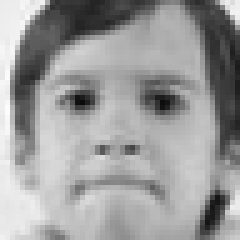
#> input picture data/FER2013/anger/PrivateTest_33088.png, 48 x 48 px (shown 5 times larger)
$ python -i 3_execucao_svm_pbl.py   (imports and definitions only)
#> lines starting #> are read from the running program, lines starting #| are printed output that depends on the picture
# ============================================================================
# PASSO 3: EXTRAÇÃO DE FEATURES LBP + SVM - ESTRATÉGIA DUPLA (CORRIGIDO)
# Combina análise separada (cross-dataset) + combinada (unified)
# ============================================================================

import os
import cv2
import numpy as np
import pandas as pd
import matplotlib.pyplot as plt
import seaborn as sns
from pathlib import Path
from collections import Counter
import pickle
import time
import psutil
from tqdm import tqdm
from sklearn.svm import SVC
from sklearn.model_selection import GridSearchCV, StratifiedKFold, LeaveOneGroupOut
from sklearn.preprocessing import StandardScaler, LabelEncoder
from sklearn.metrics import (classification_report, confusion_matrix,
                            accuracy_score, f1_score, precision_recall_fscore_support)
from skimage.feature import local_binary_pattern
from skimage import exposure
import warnings
# [1 line not run here, left out]

# ================== CONFIGURAÇÕES ATUALIZADAS ==================

# Configurações específicas para LBP + SVM
LBP_SVM_CONFIG = {
    'lbp_params': {
        'radius': [1, 2, 3],
        'n_points': [8, 16, 24],
        'method': 'uniform',
        'normalize_histogram': True
    },
    'svm_params': {
        'kernel': ['rbf', 'linear', 'poly'],
        'C': [0.1, 1, 10, 100],
        'gamma': ['scale', 'auto', 0.001, 0.01, 0.1],
        'probability': True
    },
    'cross_validation': {
        'strategy': 'loso',
        'n_folds': 5,
        'test_size': 0.2
    },
    'performance_tracking': {
        'track_memory': True,
        'track_time': True,
        'save_intermediate': True
    }
}

# Classes esperadas
EXPECTED_CLASSES = ['anger', 'disgust', 'fear', 'happy', 'neutral', 'sadness', 'surprise']
IMAGE_SIZE = (96, 96)
RANDOM_SEEDS = [42, 50]

# ================== CAMINHOS ATUALIZADOS ==================
DATASET_PATHS = {
    # Datasets originais (para análise separada)
    'jaffe_original': r'.\data\jaffe',
    'ck_original': r'.\data\ck',

    # Dataset combinado (JAFFE balanceado + CK+ original)
    'combined_balanced': r'.\data\combined_cross_balanced'
}

# [3 lines not run here, left out]

# ================== EXTRATOR DE FEATURES LBP AVANÇADO ==================

class DualStrategyLBPExtractor:
    """
    Extrator de features LBP otimizado para estratégia dupla:
    1. Análise separada (cross-dataset drift)
    2. Análise combinada (unified performance)
    """

    def __init__(self, config=LBP_SVM_CONFIG, random_seed=42):
        self.config = config
        self.random_seed = random_seed
        np.random.seed(random_seed)

        # Parâmetros LBP otimizados
        self.lbp_radius = 2
        self.lbp_n_points = 16
        self.lbp_method = config['lbp_params']['method']

        # Cache para otimização
        self._lbp_cache = {}

        # Estatísticas detalhadas
        self.stats = {
            'images_processed': 0,
            'feature_extraction_time': 0,
            'memory_usage': [],
            'datasets_processed': [],
            'feature_dimensions': 0,
            'processing_errors': []
        }

    def extract_lbp_features(self, image, radius=None, n_points=None, method=None):
        """Extrai features LBP de uma imagem com otimizações."""
        if radius is None: radius = self.lbp_radius
        if n_points is None: n_points = self.lbp_n_points
        if method is None: method = self.lbp_method

        # Cache para otimização
        img_hash = hash(image.tobytes())
        cache_key = (img_hash, radius, n_points, method)

        if cache_key in self._lbp_cache:
            return self._lbp_cache[cache_key]

        start_time = time.time()

        try:
            # Garantir formato uint8
            if image.dtype != np.uint8:
                image = (image * 255).astype(np.uint8) if image.max() <= 1 else image.astype(np.uint8)

            # Aplicar LBP
            lbp = local_binary_pattern(image, n_points, radius, method=method)

            # Calcular histograma
            hist, _ = np.histogram(lbp.ravel(), bins=n_points + 2,
                                 range=(0, n_points + 2), density=True)

            # Normalizar se configurado
            if self.config['lbp_params']['normalize_histogram']:
                hist = hist / (np.sum(hist) + 1e-7)

            # Cache do resultado
            self._lbp_cache[cache_key] = hist

            # Atualizar estatísticas
            self.stats['feature_extraction_time'] += time.time() - start_time

            return hist

        except Exception as e:
            self.stats['processing_errors'].append(f"LBP extraction: {e}")
            return np.zeros(n_points + 2)

    def extract_multi_scale_lbp(self, image):
        """Extrai features LBP multi-escala."""
        features_list = []

        # Diferentes escalas de LBP
        lbp_configs = [
            (1, 8),   # Detalhes finos
            (2, 16),  # Escala média
            (3, 24)   # Estruturas maiores
        ]

        for radius, n_points in lbp_configs:
            features = self.extract_lbp_features(image, radius, n_points)
            features_list.append(features)

        # Concatenar todas as features
        combined_features = np.concatenate(features_list)
        return combined_features

    def extract_regional_lbp(self, image, regions=None):
        """Extrai features LBP de regiões específicas da face."""
        if regions is None:
            h, w = image.shape
            regions = {
                'olhos_superior': (0, h//3, 0, w),
                'nariz_centro': (h//3, 2*h//3, w//4, 3*w//4),
                'boca_inferior': (2*h//3, h, 0, w),
                'face_completa': (0, h, 0, w)
            }

        regional_features = []

        for region_name, (y1, y2, x1, x2) in regions.items():
            region = image[y1:y2, x1:x2]

            if region.size == 0:
                continue

            # Redimensionar região para tamanho padrão
            region_resized = cv2.resize(region, (48, 48))

            # Extrair features LBP da região
            region_features = self.extract_lbp_features(region_resized)
            regional_features.append(region_features)

        # Concatenar features de todas as regiões
        if regional_features:
            return np.concatenate(regional_features)
        else:
            return self.extract_lbp_features(image)

    def extract_enhanced_features(self, image):
        """Extrai features LBP aprimoradas combinando múltiplas técnicas."""
        features_components = []

        # 1. LBP multi-escala
        multi_scale = self.extract_multi_scale_lbp(image)
        features_components.append(multi_scale)

        # 2. LBP regional
        regional = self.extract_regional_lbp(image)
        features_components.append(regional)

        # 3. LBP com equalização de histograma
        equalized = exposure.equalize_adapthist(image)
        equalized_uint8 = (equalized * 255).astype(np.uint8)
        equalized_features = self.extract_lbp_features(equalized_uint8)
        features_components.append(equalized_features)

        # Concatenar todas as features
        enhanced_features = np.concatenate(features_components)

        # Atualizar dimensão das features
        self.stats['feature_dimensions'] = len(enhanced_features)

        return enhanced_features

    # [146 lines left out: functions identify_subject_and_origin, process_dataset, get_comprehensive_stats, not called in this run]

# [1 line not run here, left out]

# ================== VALIDADOR CROSS-DATASET AVANÇADO  ==================

class DualStrategyValidator:
    """
    Sistema de validação para estratégia dupla:
    1. Cross-dataset validation (separado)
    2. Cross-origin validation (combinado)
    3. LOSO validation (ambos)
    """

    # [442 lines left out: functions __init__, prepare_loso_splits, optimize_svm_parameters, evaluate_model_performance, run_loso_validation, run_cross_dataset_validation and 4 more, not called in this run]

    def get_comprehensive_results(self):
        """Retorna todos os resultados consolidados."""
        return self.results

# [1 line not run here, left out]

# ================== PIPELINE PRINCIPAL (CORRIGIDO) ==================

# [471 lines left out: functions executar_pipeline_dual_strategy, compare_dual_strategies, consolidate_dual_strategy_stats, generate_dual_strategy_report, executar_passo3_dual_completo, main, not called in this run]

# ================== EXECUÇÃO ==================

# [22 lines not run here, left out]

>>> import cv2
>>> picture = cv2.imread('../data/FER2013/anger/PrivateTest_33088.png', cv2.IMREAD_GRAYSCALE)
#> picture is the input picture: shape (48, 48); min 11, max 252, mean 155.7
>>> result = DualStrategyLBPExtractor().extract_enhanced_features(picture)
#> in __init__, `self.config = config`: self.config = 4 items
#> in __init__, `self.lbp_method = config['lbp_params']['method']`: self.lbp_method = 'uniform'
#> the loop in extract_multi_scale_lbp, `for radius, n_points in lbp_configs:` made 3 passes
#> cache_key in extract_lbp_features on passes 1 to 3: (8501590753393878280, 1, 8, 'uniform'), (8501590753393878280, 2, 16, 'uniform'), (8501590753393878280, 3, 24, 'uniform')
#> pass 1, in extract_lbp_features, `lbp = local_binary_pattern(image, n_points, radius, method=method)`:
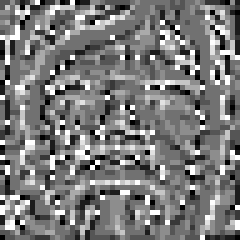
#> lbp: shape (48, 48) float64 (shown 5 times larger); min 0, max 9, mean 4.32; drawn with min black and max white
#> after the loop in extract_multi_scale_lbp, `for radius, n_points in lbp_configs:`: features_list = 3 items
#> in extract_multi_scale_lbp, `combined_features = np.concatenate(features_list)`: combined_features = 54 values, max 0.312 at index 4, min 0.00868 at index 51, mean 0.0556
#> in extract_enhanced_features, `multi_scale = self.extract_multi_scale_lbp(image)`: multi_scale has the same summary as combined_features in extract_multi_scale_lbp
#> the loop in extract_regional_lbp, `for region_name, (y1, y2, x1, x2) in regions.items():` made 4 passes
#> (img_hash in extract_lbp_features, cache_key in extract_lbp_features) on passes 1 to 4: (5053775900991824261, (5053775900991824261, 2, 16, 'uniform')), (-3735469804126231906, (-3735469804126231906, 2, 16, 'uniform')), (-1420243126592049055, (-1420243126592049055, 2, 16, 'uniform')), (8501590753393878280, (8501590753393878280, 2, 16, 'uniform'))
#> pass 1, in extract_regional_lbp, `region_resized = cv2.resize(region, (48, 48))`:
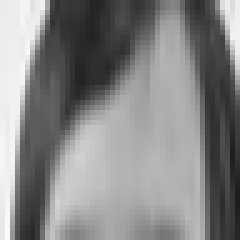
#> region_resized: shape (48, 48) (shown 5 times larger); min 28, max 251, mean 134
#> pass 1, in extract_lbp_features (call 4), `lbp = local_binary_pattern(image, n_points, radius, method=method)`:
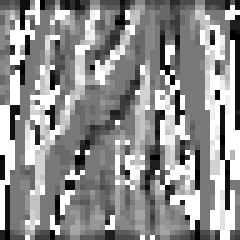
#> lbp: shape (48, 48) float64 (shown 5 times larger); min 0, max 17, mean 9.53; drawn with min black and max white
#> pass 2, in extract_regional_lbp, `region_resized = cv2.resize(region, (48, 48))`:
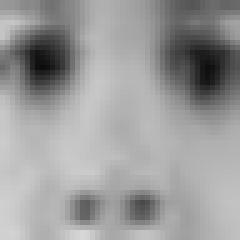
#> region_resized: shape (48, 48) (shown 5 times larger); min 12, max 215, mean 155
#> pass 2, in extract_lbp_features (call 5), `lbp = local_binary_pattern(image, n_points, radius, method=method)`:
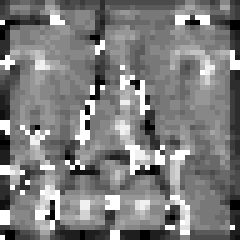
#> lbp: shape (48, 48) float64 (shown 5 times larger); min 0, max 17, mean 8.33; drawn with min black and max white
#> after the loop in extract_regional_lbp, `for region_name, (y1, y2, x1, x2) in regions.items():`: regional_features = 4 items
#> in extract_enhanced_features, `regional = self.extract_regional_lbp(image)`: regional = 72 values, max 0.247 at index 44, min 0.00694 at index 33, mean 0.0556
#> in extract_enhanced_features, `equalized = exposure.equalize_adapthist(image)`:
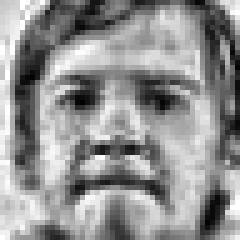
#> equalized: shape (48, 48) float64 (shown 5 times larger); min 0, max 1, mean 0.574
#> in extract_lbp_features (call 8), `img_hash = hash(image.tobytes())`: img_hash = -2792845323716457278
#> in extract_lbp_features (call 8), `cache_key = (img_hash, radius, n_points, method)`: cache_key = (-2792845323716457278, 2, 16, 'uniform')
#> in extract_lbp_features (call 8), `lbp = local_binary_pattern(image, n_points, radius, method=method)`:
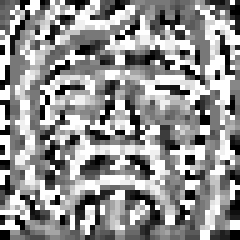
#> lbp: shape (48, 48) float64 (shown 5 times larger); min 0, max 17, mean 9.7; drawn with min black and max white
#> in extract_lbp_features (call 8), `hist, _ = np.histogram(lbp.ravel(), bins=n_points + 2, range=(0, n_poi..`: hist = 18 values, max 0.229 at index 17, min 0.0195 at index 15, mean 0.0556
#> in extract_enhanced_features, `equalized_features = self.extract_lbp_features(equalized_uint8)`: equalized_features has the same summary as hist in extract_lbp_features
#> in extract_enhanced_features, `enhanced_features = np.concatenate(features_components)`: enhanced_features = 144 values, max 0.312 at index 4, min 0.00694 at index 87, mean 0.0556
#> result has the same summary as enhanced_features in extract_enhanced_features

$ run again, on data/FER2013/anger/Training_24341.png
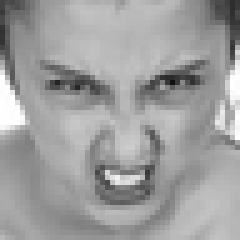
#> input picture data/FER2013/anger/Training_24341.png, 48 x 48 px (shown 5 times larger)
#> picture is the input picture: shape (48, 48); min 17, max 255, mean 158.7
#> self.config = 4 items
#> self.lbp_method = 'uniform'
#> the loop in extract_multi_scale_lbp, `for radius, n_points in lbp_configs:` made 3 passes
#> cache_key in extract_lbp_features on passes 1 to 3: (-7349832925817174290, 1, 8, 'uniform'), (-7349832925817174290, 2, 16, 'uniform'), (-7349832925817174290, 3, 24, 'uniform')
#> after the loop in extract_multi_scale_lbp, `for radius, n_points in lbp_configs:`: features_list = 3 items
#> combined_features = 54 values, max 0.33 at index 53, min 0.0104 at index 48, mean 0.0556
#> multi_scale has the same summary as combined_features in extract_multi_scale_lbp
#> the loop in extract_regional_lbp, `for region_name, (y1, y2, x1, x2) in regions.items():` made 4 passes
#> (img_hash in extract_lbp_features, cache_key in extract_lbp_features) on passes 1 to 4: (6366499029763705082, (6366499029763705082, 2, 16, 'uniform')), (9052290170987818193, (9052290170987818193, 2, 16, 'uniform')), (-2551570274740811205, (-2551570274740811205, 2, 16, 'uniform')), (-7349832925817174290, (-7349832925817174290, 2, 16, 'uniform'))
#> after the loop in extract_regional_lbp, `for region_name, (y1, y2, x1, x2) in regions.items():`: regional_features = 4 items
#> regional = 72 values, max 0.232 at index 44, min 0.00738 at index 34, mean 0.0556
#> in extract_enhanced_features, `equalized = exposure.equalize_adapthist(image)`:
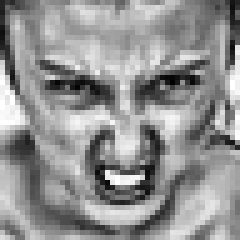
#> equalized: shape (48, 48) float64 (shown 5 times larger); min 0, max 1, mean 0.575
#> img_hash = 5345222242337513834
#> cache_key = (5345222242337513834, 2, 16, 'uniform')
#> in extract_lbp_features (call 8), `lbp = local_binary_pattern(image, n_points, radius, method=method)`:
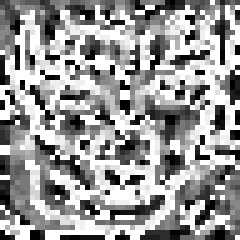
#> lbp: shape (48, 48) float64 (shown 5 times larger); min 0, max 17, mean 10.13; drawn with min black and max white
#> in extract_lbp_features (call 8), `hist, _ = np.histogram(lbp.ravel(), bins=n_points + 2, range=(0, n_poi..`: hist = 18 values, max 0.284 at index 17, min 0.0204 at index 13, mean 0.0556
#> equalized_features has the same summary as hist in extract_lbp_features
#> enhanced_features = 144 values, max 0.33 at index 53, min 0.00738 at index 88, mean 0.0556
#> result has the same summary as enhanced_features in extract_enhanced_features
